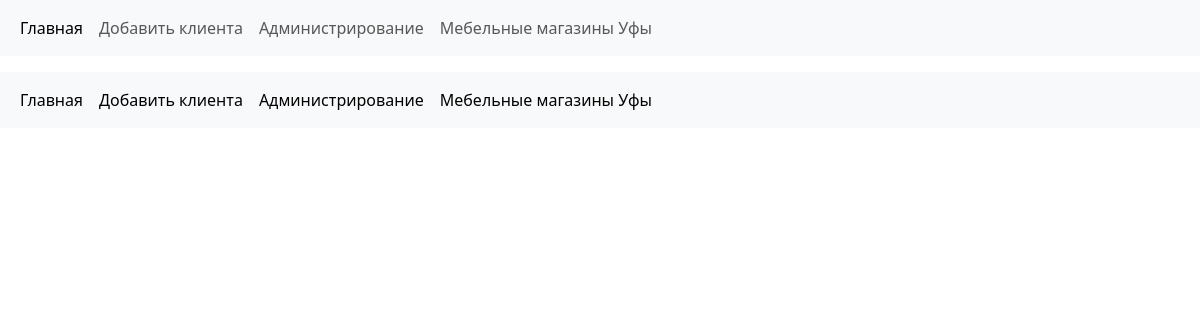
The page /about/ on the database its author committed.
### homew/models.py (models this page shows, shortened)
class NavBar(models.Model):
    objects = models.Manager()
    name = models.CharField('Название', max_length=25)
    url = models.CharField(max_length=25)
    class Meta:
        verbose_name = 'Пункт меню'
        verbose_name_plural = 'Пункты меню'

### homew/views.py (the view)
# urls.py: path('about/', About.as_view(), name='about'),
class About(TemplateView):
    template_name = 'homew/about.html'

### homew/templatetags/homew_tags.py (called while the page is built)
@register.inclusion_tag('homew/navbar.html', name='navbar')
def show_navbar():
    navbar = NavBar.objects.all()
    return {'navbar': navbar, }

### homew/templates/homew/about.html
{% extends 'base.html' %}

### homew/templates/homew/navbar.html
<nav class="navbar navbar-expand-lg bg-body-tertiary">
    <div class="container-fluid">
        <div class="collapse navbar-collapse" id="navbarNav">
            <ul class="navbar-nav">
                {% for paragraph in navbar %}
                <li class="nav-item">
                    <a class="nav-link active" aria-current="page" href="{% url paragraph.url %}"> {{ paragraph.name }}</a>
                </li>
                {% endfor %}
            </ul>
        </div>
    </div>
</nav>

### rows shown on the page
NavBar: name "Главная"
NavBar: name "Добавить клиента"
NavBar: name "Администрирование"
NavBar: name "Мебельные магазины Уфы"
